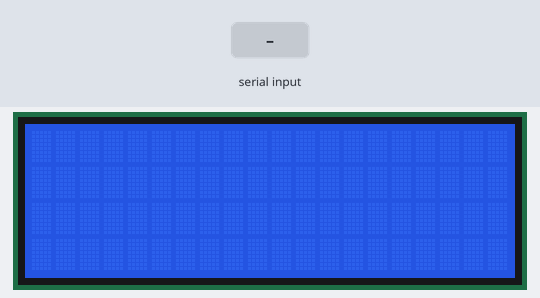
The sketch below on a simulated Arduino Uno, built with avr-gcc and run on an emulated ATmega328P. Shown: 20×4 character LCD. Inputs (shaded band) come from the test bench.

Above: at 1.2 s.
1.3 s: "200\n" received over Serial
At 2.4 s:
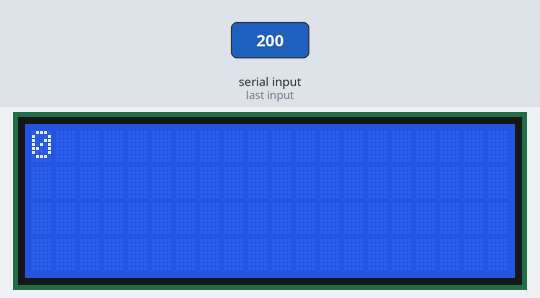
At 4.1 s:
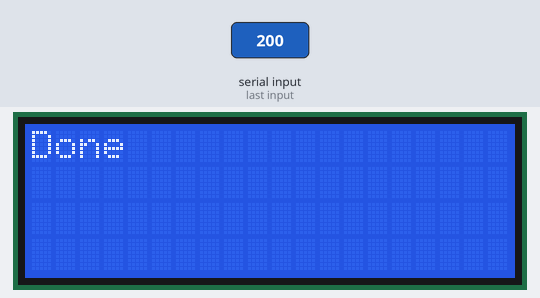
4.3 s: "*" received over Serial
At 5.4 s:
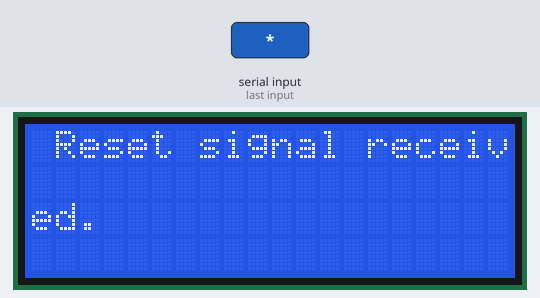
Timing chart, 0 to 7.3 s (numbered marks = the images above; inputs shaded):
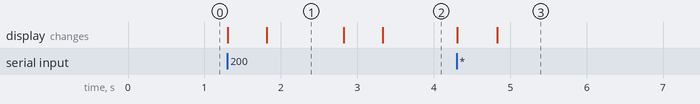

The sketch:

get_coordinates_from_pi_test.ino
```cpp
//Simple application to get the move coordinates from the Raspberry Pi 4:

//Simple application to test the functionality of the I2C-LCD screen:
#include <Wire.h>
#include <LiquidCrystal_I2C.h>

//Create the screen object:
int numRows=4;
int numCols=20;

//LCD for player one:
LiquidCrystal_I2C lcd1(0x26, numCols, numRows); //Initialize the LCD screen

//Initialize serial communication:
void setup() {
  //Set Baud rate:
  Serial.begin(9600);

  //Initialize LCD display:
  lcd1.init();
  lcd1.backlight();
}

//Check for serial input:
void loop() {
  int* piCoord=getPiCoordinates();
}

//Receive coordinates, or reset signal, from the Raspberry Pi:
int* getPiCoordinates() {
  //Initialize an array to hold the selected checker and move coordinates:
  int coordArray[4];

  //Declare variable to count how many characters have been received:
  int countVar=0;

  //Check if serial data is received:
  while(countVar<4){
    if(Serial.available()){
      char data=Serial.read(); //Read data, and convert it to an integer:
      lcd1.clear();
      lcd1.println(data);
      delay(500);

      //If the reset signal is received, break from the loop:
      if(data=='*'){
        lcd1.clear();
        lcd1.print("\nReset signal received.");
        delay(500);
        return;
      }

      //Otherwise, append the data to the return array, and increment the counter:
      coordArray[countVar]=data-'0';
      countVar++;
    }
  }

  //Print that necessary characters are recieved:
  lcd1.clear();
  lcd1.print("Done");
  delay(500);

  //Return the coordinate array:
  return coordArray;
}
```

Measured:
- after the input at 1.3 s, the display: first changes at once (image 1 shows a later state)
- after the input at 4.3 s, the display: first changes at once (image 3 shows a later state)
- what the display in image 1 shows lasts 1.0 s, from 1.8 s to 2.8 s
